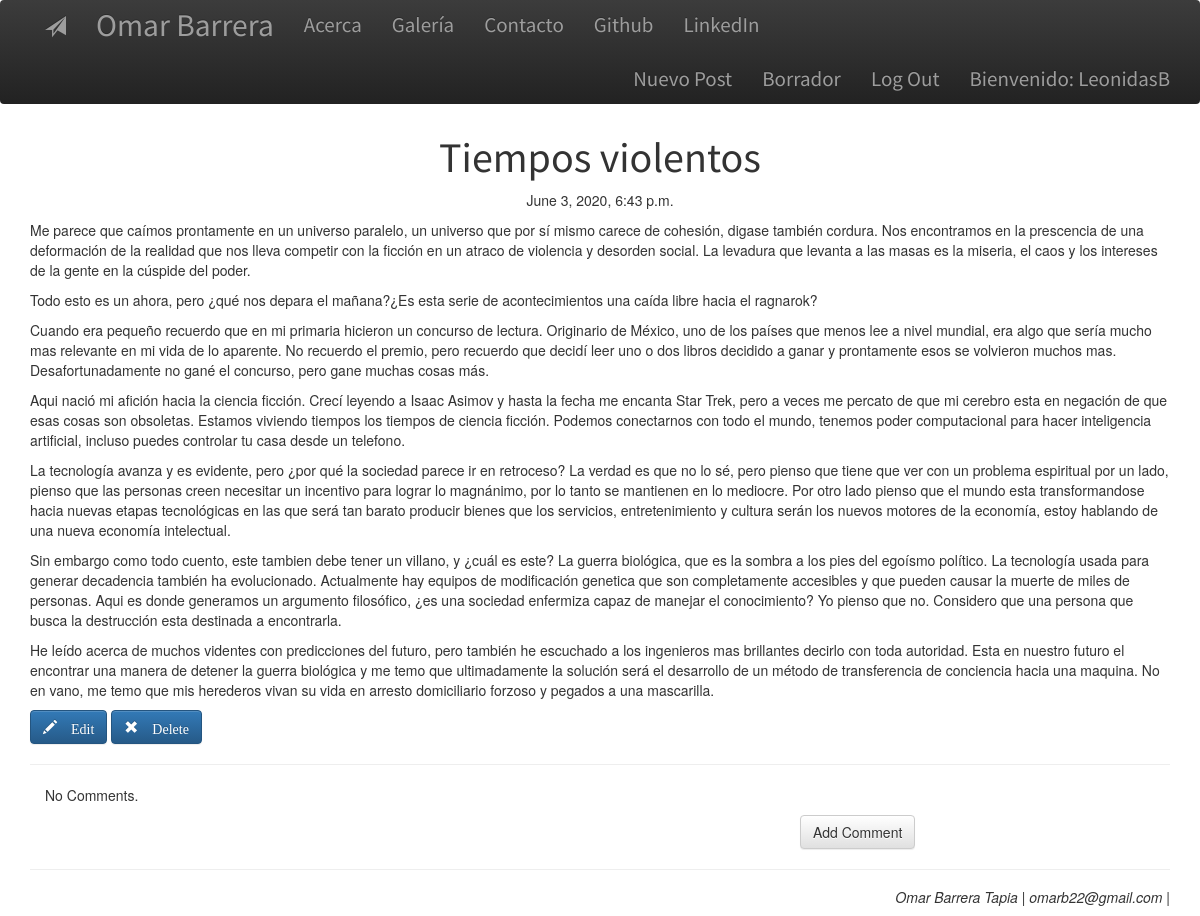
/post/19/ (signed in), run on the app's committed database.
### blog/models.py (models this page shows, shortened)
class Post(models.Model):
    author = models.ForeignKey('auth.User',on_delete=models.CASCADE)
    title = models.CharField(max_length=200)
    text = models.TextField()
    created_date = models.DateTimeField(default=timezone.now)
    published_date = models.DateTimeField(blank=True, null =True)

### blog/views.py (the view)
# urls.py: path('post/<int:pk>/',views.PostDetailView.as_view(),name='post_detail'),
class PostDetailView(DetailView):
    model = Post

### blog/templates/blog/post_detail.html
{% extends 'blog/base.html' %}
  {% block content %}
  <div class="container">
      <h1 class="posttitle loader">{{post.title}}</h1>
      {% if post.published_date %}
        <div class="date postdate">
          {{post.published_date}}
        </div>
      {% else %}
      <a class="btn btn-default" href="{% url 'post_publish' pk=post.pk%}">Publish</a>
      {% endif %}
      <div class="">
        <p class='postcontent text-justify' id='zepimax'>{{post.text|safe|linebreaksbr}}</p>
      </div>
      {% if user.is_authenticated %}
        <a class="btn btn-primary" href="{% url 'post_edit' pk=post.pk %}">
          <span class='glyphicon glyphicon-pencil'> Edit</span>
        </a>
        <a class="btn btn-primary" href="{% url 'post_remove' pk=post.pk %}">
          <span class='glyphicon glyphicon-remove'> Delete</span>
        </a>
      {% endif %}
      <hr>
      <div class="container">
        {% for comment in post.comments.all %}
          <br>
          {% if user.is_authenticated or comment.approved_comment %}
            {{comment.created_date}}
            {% if not comment.approved_comment %}
              <a class="btn btn-default" href="{% url 'comment_remove' pk=comment.pk %}">
                <span class='glyphicon glyphicon-remove'></span>
              </a>
              <a class="btn btn-primary" href="{% url 'comment_approve' pk=comment.pk %}">
                <span class='glyphicon glyphicon-ok'></span>
              </a>
            {% endif%}
            <p>{{comment.text|safe|linebreaks}}</p>
            <p>Posted by: {{comment.author}}</p>
          {% endif %}
          {% empty %}
            <p>No Comments.</p>
        {% endfor %}
      </div>
  </div>
  <div class="">
    <div class="row">
      <div class="col-md-8">
      </div>
      <div class="col-4">
        <a class="btn btn-default"href="{% url 'add_comment_to_post' pk=post.pk%}">Add Comment</a>
      </div>
    </div>
  </div>
  {% endblock %}

### blog/templates/blog/base.html (shortened to what this page needs)
<!DOCTYPE html>
{% load static %}
<html lang="en" dir="ltr">
  <head>
    <link rel="stylesheet" href="https://maxcdn.bootstrapcdn.com/bootstrap/3.3.7/css/bootstrap.min.css">
    <link rel="stylesheet" href="https://maxcdn.bootstrapcdn.com/bootstrap/3.3.7/css/bootstrap-theme.min.css">
    <link rel="stylesheet" href="//cdn.jsdelivr.net/npm/medium-editor@latest/dist/css/medium-editor.min.css" type="text/css" media="screen" charset="utf-8">
    <link rel="stylesheet" href="{% static 'css/blog.css' %}">
  </head>
  <body>
    <nav class='nav navbar-inverse techfont custom-navbar'>
      <div class="container">
        <ul class='nav navbar-nav'>
          <li>
            <a href="{% url 'post_list' %}"><span class="glyphicon glyphicon-send"></span></a>
          </li>
          <li><a class='navbar-brand bigbrand loader' href="{% url 'post_list' %}">Omar Barrera </a></li>
          <li><a class='navbar-link' href="{% url 'about' %}">Acerca</a></li>
          <li><a class='navbar-link' href="{% url 'gallery' %}">Galería</a></li>
          <li><a class='navbar-link' href="{% url 'cv' %}">Contacto</a></li>
          <li><a class='navbar-link' href="https://github.com/arroz4">Github</a></li>
          <li><a class='navbar-link' href="https://www.linkedin.com/in/omar-barrera-57484a86">LinkedIn</a></li>
        </ul>
        <ul class="nav navbar-nav navbar-right">
          {% if user.is_authenticated %}
          <li><a href="{% url 'post_new' %}">Nuevo Post</a></li>
          <li><a href="{% url 'post_draft_list' %}">Borrador</a></li>
          <li><a href="{% url 'logout' %}">Log Out</a></li>
          <li><a>Bienvenido: {{user.username}}</a></li>
          {% endif %}
        </ul>
      </div>
    </nav>
    <div class="container">
      <div class="row">
        <div class="col-md-14">
          <div class="blog_posts">
            {% block content %}
            {% endblock %}
          </div>
        </div>
      </div>
    </div>
    <div class="container" align='right'>
      <hr>
      <em><h5>Omar Barrera Tapia | omarb22@gmail.com |</h5></em>
    </div>
  </body>
</html>

### blog/static/css/blog.css (style rules this page uses)
.techfont { font-family: 'Source Sans Pro', sans-serif; font-size: 1.5em; margin-bottom: 10px; }
.bigbrand { font-size: 1.5em; }
.postdate { text-align: center; }
.posttitle { font-family: 'Source Sans Pro', sans-serif; font-size: 3em; text-align: center; }
#zepimax { text-align: justify; }
.postcontent { font-family: 'Montserrat'; font-size: 1.5em; text-align: inherit; }
.loader { filter:hue-rotate(0deg); color:linear-gradient(45deg,#0f8,#08f); animation:hue 1000ms infinite linear; }

### data on the page
Post: title "Tiempos violentos", published_date "June 3, 2020, 6:43 p.m.", text "Me parece que caímos prontamente en un universo paralelo, un universo que por sí mismo carece de cohesión, digase también cordura. Nos encontramos en la prescencia de una deformación de la realidad que nos lleva competir con la ficción en un atraco de violencia y desorden social. La levadura que levanta a las masas es la miseria, el caos y los intereses de la gente en la cúspide del poder. Todo esto es un ahora, pero ¿qué nos depara el mañana?¿Es esta serie de acontecimientos una caída libre hacia el ragnarok? Cuando era pequeño recuerdo que en mi primaria hicieron un concurso de lectura. Originario de México, uno de los países que menos lee a nivel mundial, era algo que sería mucho mas…"

### other printed values
{{ user.username }} "LeonidasB"
